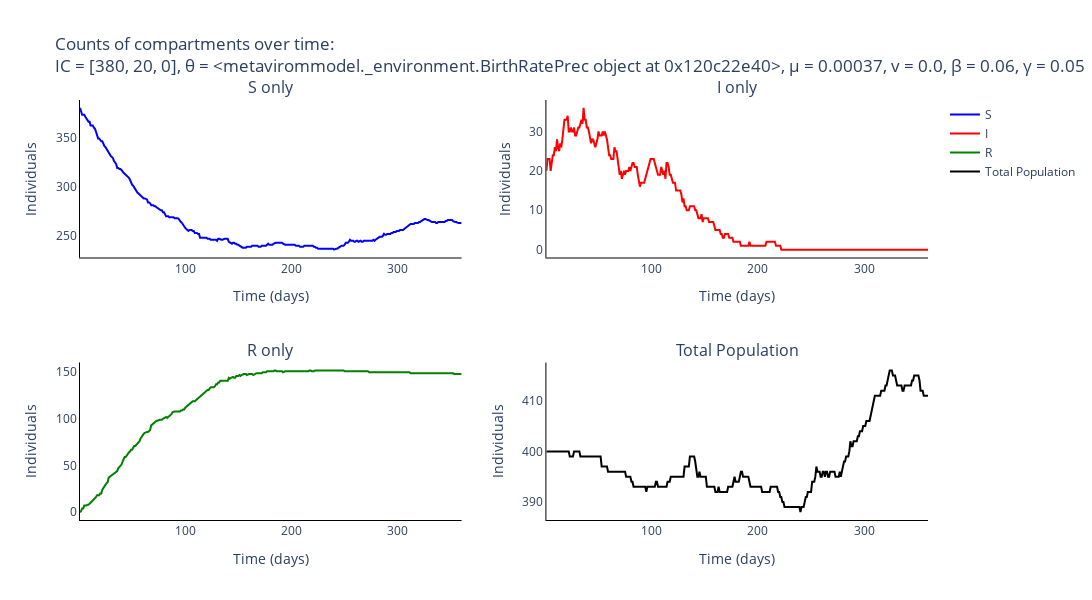

This figure's notebook cell:
### Markdown cell above
### Plot output of Gillespie for the different compartments

### Code cell
# Trace names - represent the type of individuals for the simulation
trace_name = ['{}'.format(s) for s in compartments]

# Names of panels
panels = ['{} only'.format(s) for s in compartments] + ['Total Population']

fig = go.Figure()
fig = make_subplots(rows=int(np.ceil(len(panels)/2)), cols=2, subplot_titles=tuple('{}'.format(p) for p in panels))

# Add traces to the separate counts panels
for s, spec in enumerate(compartments):
    fig.add_trace(
        go.Scatter(
            y=np.mean(output_algorithm[:, :, s], axis=0).tolist(),
            x=times,
            mode='lines',
            name=trace_name[s],
            line_color=colours[s]
        ),
        row= int(np.floor(s / 2)) + 1,
        col= s % 2 + 1
    )

fig.add_trace(
    go.Scatter(
        y=np.mean(np.sum(output_algorithm, axis=2), axis=0).tolist(),
        x=times,
        mode='lines',
        name='Total Population',
        line_color='black'
    ),
    row= 2,
    col= 2
)

# Add axis labels
fig.update_layout(
    title='Counts of compartments over time:<br>IC = {}, θ = {}, μ = {}, v = {}, β = {:.2f}, γ = {:.2f}'.format(parameters[0:3], parameters[3], parameters[4], parameters[5], parameters[6], parameters[7]),
    width=1100, 
    height=600,
    plot_bgcolor='white',
    xaxis=dict(
        linecolor='black',
        title = 'Time (days)'
        ),
    yaxis=dict(
        linecolor='black',
        title = 'Individuals'),
    xaxis2=dict(
        linecolor='black',
        title = 'Time (days)'
        ),
    yaxis2=dict(
        linecolor='black',
        title = 'Individuals'),
    xaxis3=dict(
        linecolor='black',
        title = 'Time (days)'
        ),
    yaxis3=dict(
        linecolor='black',
        title = 'Individuals'),
    xaxis4=dict(
        linecolor='black',
        title = 'Time (days)'
        ),
    yaxis4=dict(
        linecolor='black',
        title = 'Individuals')
    #legend=dict(
    #    orientation="h",
    #    yanchor="bottom",
    #    y=1.02,
    #    xanchor="right",
    #    x=1
    #)
    )

fig.write_image('images/SIR-gillespie-Lassa.pdf')
fig.show()

### Figure 1 — Plotly figure (JSON) as saved in the notebook; plotly's stock layout.template omitted (floating-point values rounded to 4 significant figures; data arrays with more than 128 entries replaced by an {"elided": "..."} marker saying what was removed)
{"data": [{"line": {"color": "blue"}, "mode": "lines", "name": "S", "type": "scatter", "x": {"elided": "360 int values"}, "xaxis": "x", "y": {"elided": "360 int values"}, "yaxis": "y"}, {"line": {"color": "red"}, "mode": "lines", "name": "I", "type": "scatter", "x": {"elided": "360 int values"}, "xaxis": "x2", "y": {"elided": "360 int values"}, "yaxis": "y2"}, {"line": {"color": "green"}, "mode": "lines", "name": "R", "type": "scatter", "x": {"elided": "360 int values"}, "xaxis": "x3", "y": {"elided": "360 int values"}, "yaxis": "y3"}, {"line": {"color": "black"}, "mode": "lines", "name": "Total Population", "type": "scatter", "x": {"elided": "360 int values"}, "xaxis": "x4", "y": {"elided": "360 int values"}, "yaxis": "y4"}], "layout": {"annotations": [{"font": {"size": 16}, "showarrow": false, "text": "S only", "x": 0.225, "xanchor": "center", "xref": "paper", "y": 1, "yanchor": "bottom", "yref": "paper"}, {"font": {"size": 16}, "showarrow": false, "text": "I only", "x": 0.775, "xanchor": "center", "xref": "paper", "y": 1, "yanchor": "bottom", "yref": "paper"}, {"font": {"size": 16}, "showarrow": false, "text": "R only", "x": 0.225, "xanchor": "center", "xref": "paper", "y": 0.375, "yanchor": "bottom", "yref": "paper"}, {"font": {"size": 16}, "showarrow": false, "text": "Total Population", "x": 0.775, "xanchor": "center", "xref": "paper", "y": 0.375, "yanchor": "bottom", "yref": "paper"}], "height": 600, "plot_bgcolor": "white", "title": {"text": "Counts of compartments over time:<br>IC = [380, 20, 0], θ = <metavirommodel._environment.BirthRatePrec object at 0x120c22e40>, μ = 0.00037, v = 0.0, β = 0.06, γ = 0.05"}, "width": 1100, "xaxis": {"anchor": "y", "domain": [0, 0.45], "linecolor": "black", "title": {"text": "Time (days)"}}, "xaxis2": {"anchor": "y2", "domain": [0.55, 1], "linecolor": "black", "title": {"text": "Time (days)"}}, "xaxis3": {"anchor": "y3", "domain": [0, 0.45], "linecolor": "black", "title": {"text": "Time (days)"}}, "xaxis4": {"anchor": "y4", "domain": [0.55, 1], "linecolor": "black", "title": {"text": "Time (days)"}}, "yaxis": {"anchor": "x", "domain": [0.625, 1], "linecolor": "black", "title": {"text": "Individuals"}}, "yaxis2": {"anchor": "x2", "domain": [0.625, 1], "linecolor": "black", "title": {"text": "Individuals"}}, "yaxis3": {"anchor": "x3", "domain": [0, 0.375], "linecolor": "black", "title": {"text": "Individuals"}}, "yaxis4": {"anchor": "x4", "domain": [0, 0.375], "linecolor": "black", "title": {"text": "Individuals"}}}}
